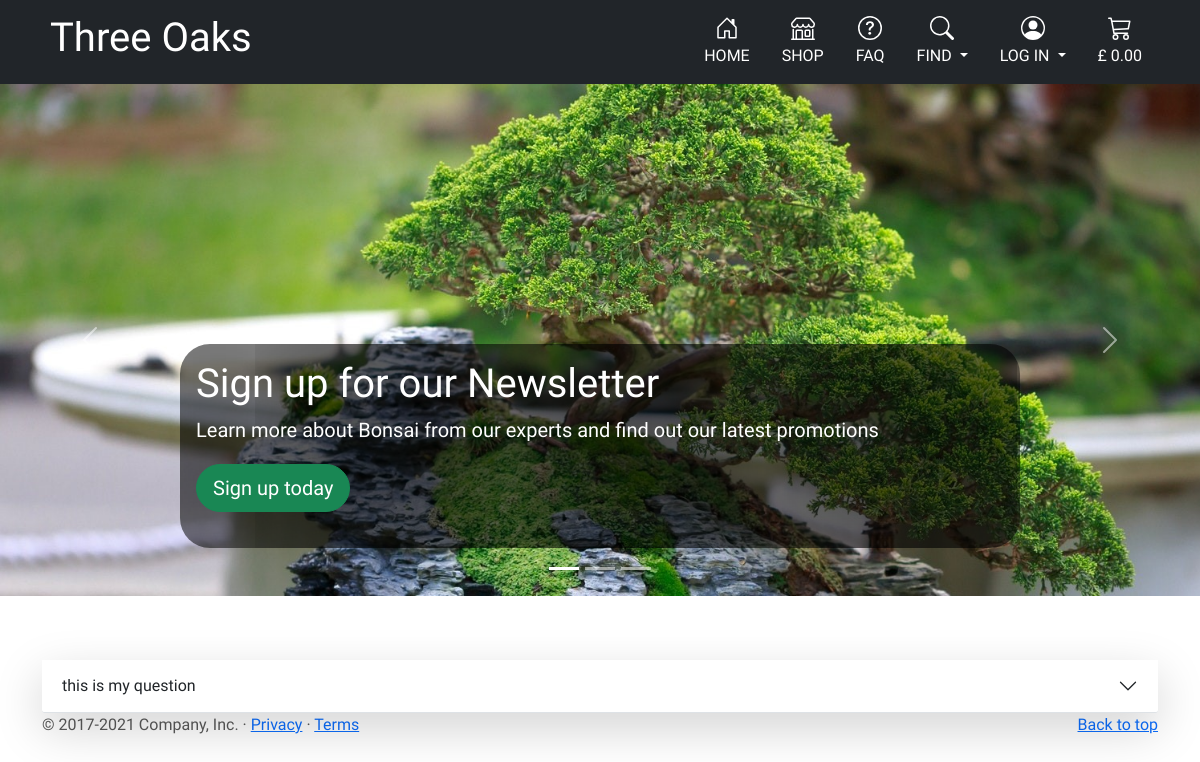
The app's page /questions/, older data.
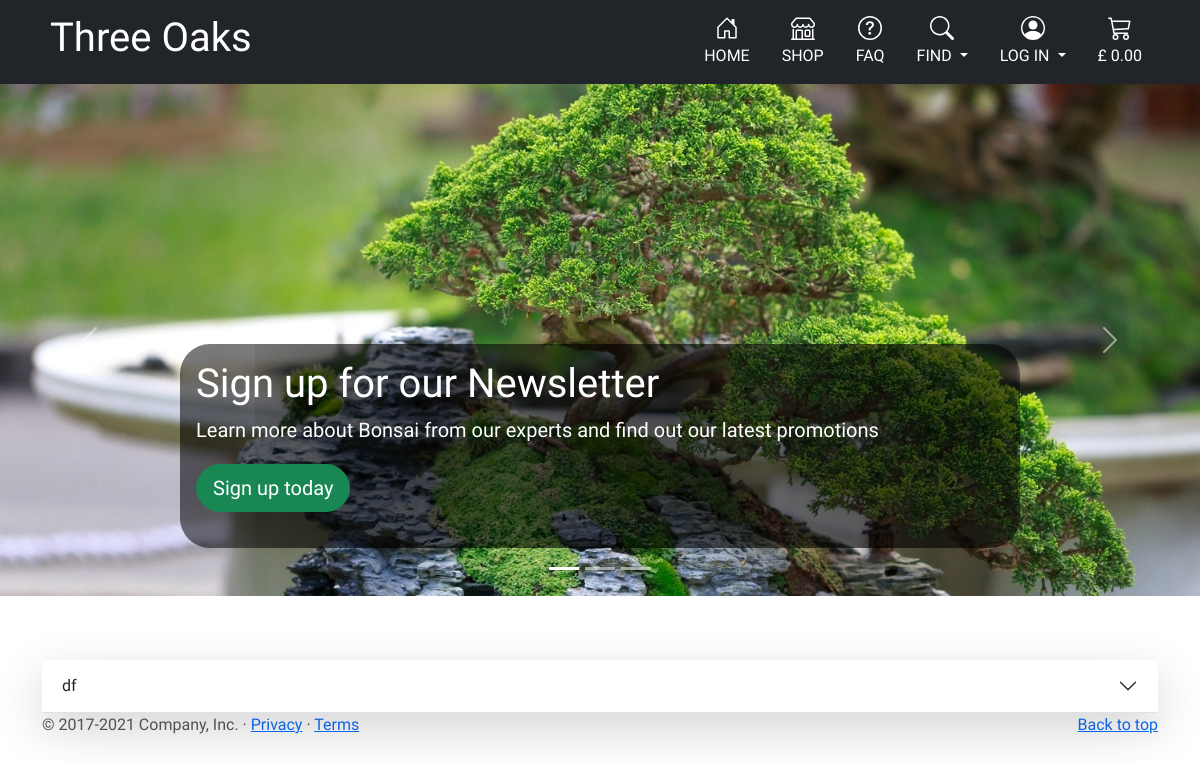
The same page, newer data.
### questions/models.py (models this page shows, shortened)
class Question(models.Model):
    header = models.CharField(max_length=254)
    detail = models.TextField()
    answer = models.TextField(blank=True)
    image_url = models.URLField(max_length=1024, null=True, blank=True)
    image = models.ImageField(null=True, blank=True)
    image_alt = models.CharField(max_length=254, null=True, blank=True)
    author = models.ForeignKey(User, on_delete=models.CASCADE,
                               related_name="questions")
    created_on = models.DateTimeField(auto_now=True, editable=False)
    updated_on = models.DateTimeField(auto_now=True, editable=False)
    status = models.IntegerField(choices=STATUS_CHOICES, default=0)
    newsletter = models.IntegerField(choices=NEWSLETTER_CHOICES, default=0)
    class Meta:
        ordering = ['-created_on']

### questions/views.py (the view)
# urls.py: path('', views.QuestionsList.as_view(), name='questions'),
class QuestionsList(generic.ListView):
    model = Question
    queryset = Question.objects.filter(status=1).order_by('-created_on')
    template_name = 'questions/questions.html'
    paginate_by = 3

### trolley/contexts.py (called while the page is built, shortened)
def trolley_contents(request):
    trolley_items = []
    total = 0
    tree_count = 0
    trolley = request.session.get('trolley', {})
    if total < settings.FREE_DELIVERY_THRESHOLD:
        delivery = total * Decimal(settings.STANDARD_DELIVERY_PERCENTAGE / 100)
        free_delivery_delta = settings.FREE_DELIVERY_THRESHOLD - total
    else:
        delivery = 0
        free_delivery_delta = 0
    grand_total = delivery + total
    context = {
        'trolley_items': trolley_items,
        'total': total,
        'tree_count': tree_count,
        'delivery': delivery,
        'free_delivery_delta': free_delivery_delta,
        'free_delivery_threshold': settings.FREE_DELIVERY_THRESHOLD,
        'grand_total': grand_total,
    }
    return context

### questions/templates/questions/questions.html (shortened to what this page needs)
{% extends "base.html" %}
{% load static %}
{% block extra_css %}
<link rel="stylesheet" href="{% static 'questions/css/bootstrap-carusel.css' %}">
{% endblock %}
{% block content %}
<main class="">
  {% if user.is_authenticated %}
  {% include 'questions/includes/carousel_faq.html' %}
  {% else %}
  {% include '../includes/carousel.html' %}
  {% endif %}
  <div class="container marketing">
      <div class="accordion accordion-flush" id="list-of-questions">
        {% for question in question_list %}
        <div class="accordion-item">
          <h2 class="accordion-header" id="heading-{{ question.id }}">
            <button class="accordion-button collapsed border-bottom border-muted shadow-lg"
                    type="button" data-bs-toggle="collapse" data-bs-target="#question-id-{{ question.id }}"
                    aria-expanded="true" aria-controls="question-id-{{ question.id }}">
              {{ question.header }}
            </button>
          </h2>
        {% empty %}
        <h4>We currenlty have no questions. Please feel welcome to ask us about bonsai.</h4>
        {% endfor %}
    </div>
</main>
  {% endblock %}

Row changes from the older to the newer data that the page shows:
no longer on this page (row unchanged): Question: header "this is my question"
added Question: header "df"
